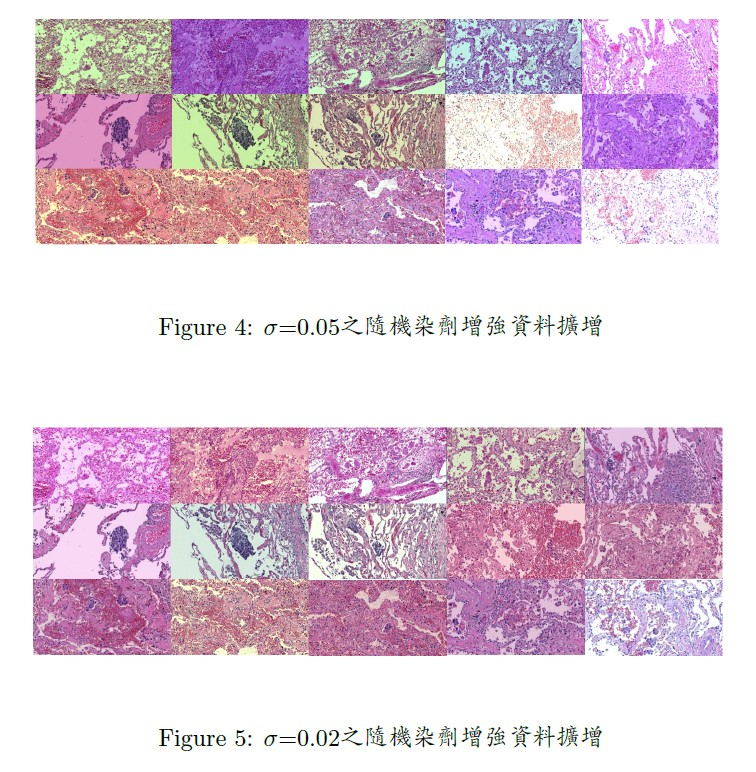
#> input picture images/data_augmentation.jpg, 756 x 772 px, found by its file name; its folder holds only this picture in this run
$ python cut_img.py
#> lines starting #> are read from the running program, lines starting #| are printed output that depends on the picture
import cv2
import os
# img_dir = './OBJ_Train_Datasets/Train_Images/'
# img_save_dir = './Cut_Train_Datasets/Train_Images/'

img_dir = './datasets_origin/valid/images/'
img_save_dir = './datasets_cut/valid/images/'


# img_dir = './Public_Image/'
# img_save_dir = './Public_Cut_Img/'
dirs = os.listdir(img_dir)
for file in dirs:
    #print(file)
    img = cv2.imread(img_dir + file)
#> img is the input picture: shape (772, 756, 3); mean B, G, R 215.2, 198.7, 221.1
    cut_img_1 = img[0:471, 0:572]
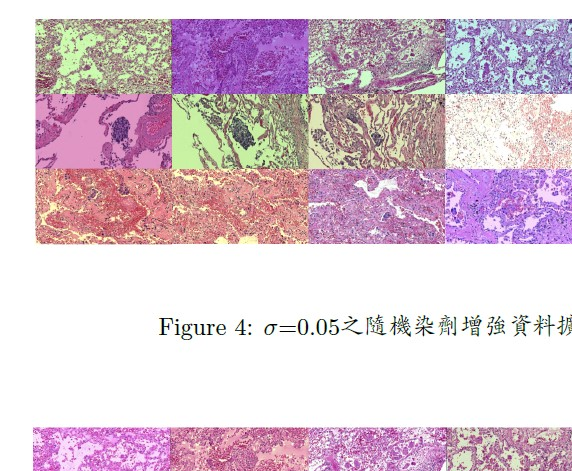
#> cut_img_1: shape (471, 572, 3); mean B, G, R 209.9, 197.9, 218.4
    cut_img_2 = img[0:471, 572:1144]
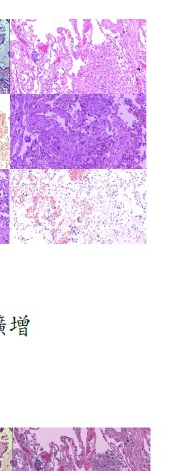
#> cut_img_2: shape (471, 184, 3); mean B, G, R 241.9, 215.8, 235.4
    cut_img_3 = img[0:471, 1144:1716]
#> cut_img_3 = empty array
    cut_img_4 = img[471:942, 0:572]
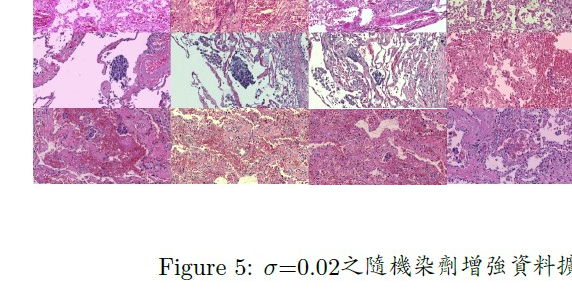
#> cut_img_4: shape (301, 572, 3); mean B, G, R 207.7, 189.3, 217
    cut_img_5 = img[471:942, 572:1144]
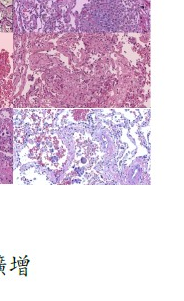
#> cut_img_5: shape (301, 184, 3); mean B, G, R 222.3, 204.5, 224.3
    cut_img_6 = img[471:942, 1144:1716]
#> cut_img_6 = empty array
    ii = 0
    cv2.imwrite(img_save_dir+file.split(".")[0]+'_'+str(ii)+'.jpg', cut_img_1)
    ii = ii+1
    cv2.imwrite(img_save_dir+file.split(".")[0]+'_'+str(ii)+'.jpg', cut_img_2)
    ii = ii+1
    cv2.imwrite(img_save_dir+file.split(".")[0]+'_'+str(ii)+'.jpg', cut_img_3)
    ii = ii+1
    cv2.imwrite(img_save_dir+file.split(".")[0]+'_'+str(ii)+'.jpg', cut_img_4)
    ii = ii+1
    cv2.imwrite(img_save_dir+file.split(".")[0]+'_'+str(ii)+'.jpg', cut_img_5)
    ii = ii+1
    cv2.imwrite(img_save_dir+file.split(".")[0]+'_'+str(ii)+'.jpg', cut_img_6)
    ii = ii+1


# [27 lines of commented-out code are left out]

$ run again, on images/geometric.jpg
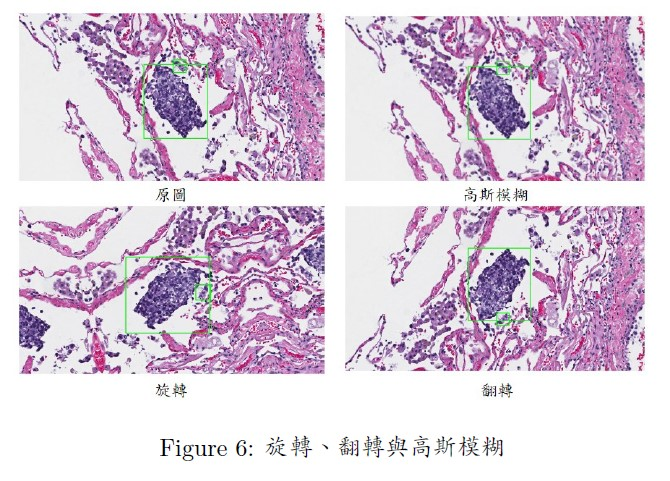
#> input picture images/geometric.jpg, 670 x 481 px, found by its file name
#> img is the input picture: shape (481, 670, 3); mean B, G, R 219.8, 203.4, 218.6
#> `cut_img_1 = img[0:471, 0:572]`:
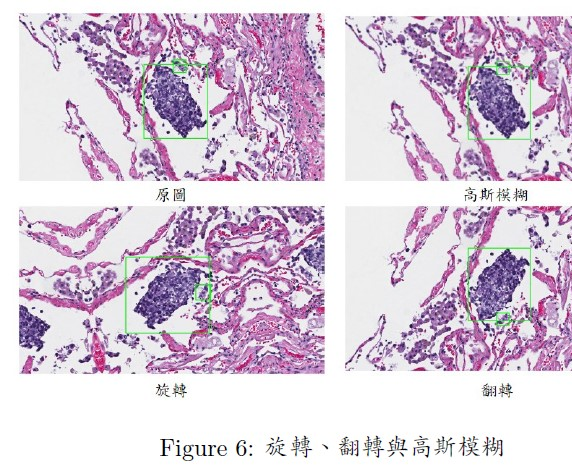
#> cut_img_1: shape (471, 572, 3); mean B, G, R 218.6, 202.7, 217.2
#> `cut_img_2 = img[0:471, 572:1144]`:
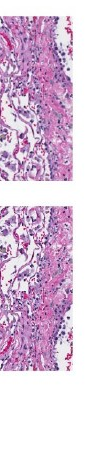
#> cut_img_2: shape (471, 98, 3); mean B, G, R 221.3, 200.2, 221.5
#> cut_img_3 = empty array

$ run again, on images/precut.jpg
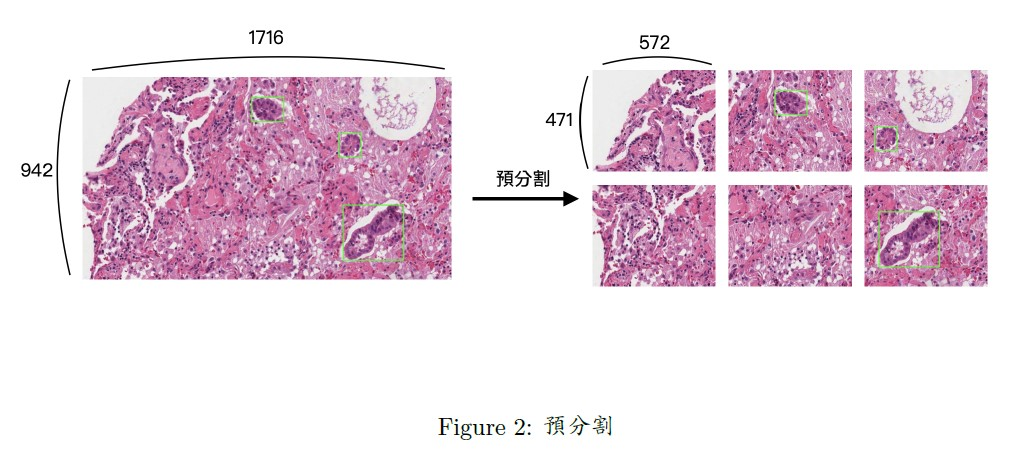
#> input picture images/precut.jpg, 1035 x 462 px, found by its file name
#> img is the input picture: shape (462, 1035, 3); mean B, G, R 228.5, 217.6, 234.7
#> `cut_img_1 = img[0:471, 0:572]`:
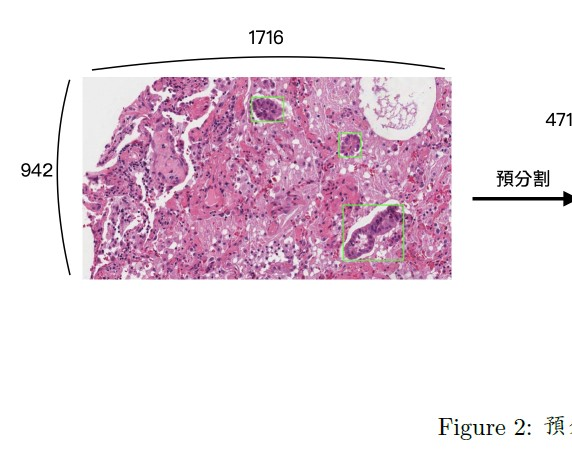
#> cut_img_1: shape (462, 572, 3); mean B, G, R 230.2, 220.4, 235.8
#> `cut_img_2 = img[0:471, 572:1144]`:
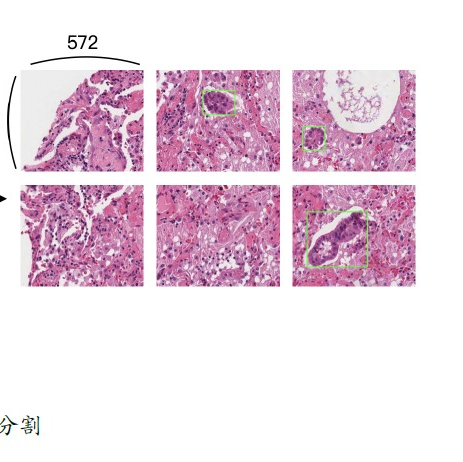
#> cut_img_2: shape (462, 463, 3); mean B, G, R 226.3, 214.2, 233.3
#> cut_img_3 = empty array

$ run again, on images/standard.jpg
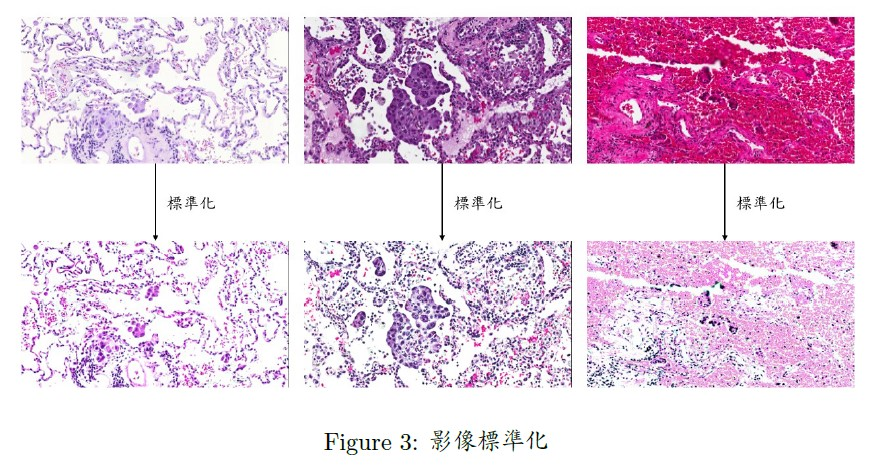
#> input picture images/standard.jpg, 882 x 472 px, found by its file name
#> img is the input picture: shape (472, 882, 3); mean B, G, R 224.8, 203.7, 229.3
#> `cut_img_1 = img[0:471, 0:572]`:
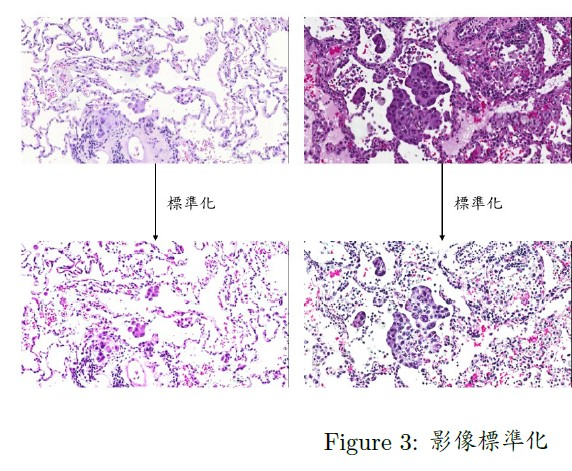
#> cut_img_1: shape (471, 572, 3); mean B, G, R 230.2, 214.8, 227.4
#> `cut_img_2 = img[0:471, 572:1144]`:
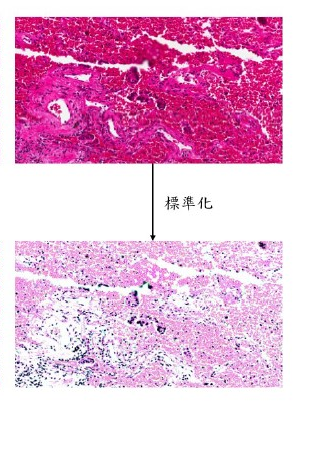
#> cut_img_2: shape (471, 310, 3); mean B, G, R 214.7, 182.9, 232.7
#> cut_img_3 = empty array
#> cut_img_4 = 572 rows, first 8: [255, 255, 255], [255, 255, 255], [255, 255, 255], [255, 255, 255], [255, 255, 255], [255, 255, 255], [255, 255, 255], [255, 255, 255]
#> cut_img_5 = 310 rows, first 8: [255, 255, 255], [255, 255, 255], [255, 255, 255], [255, 255, 255], [255, 255, 255], [255, 255, 255], [255, 255, 255], [255, 255, 255]
#> cut_img_6 = empty array
